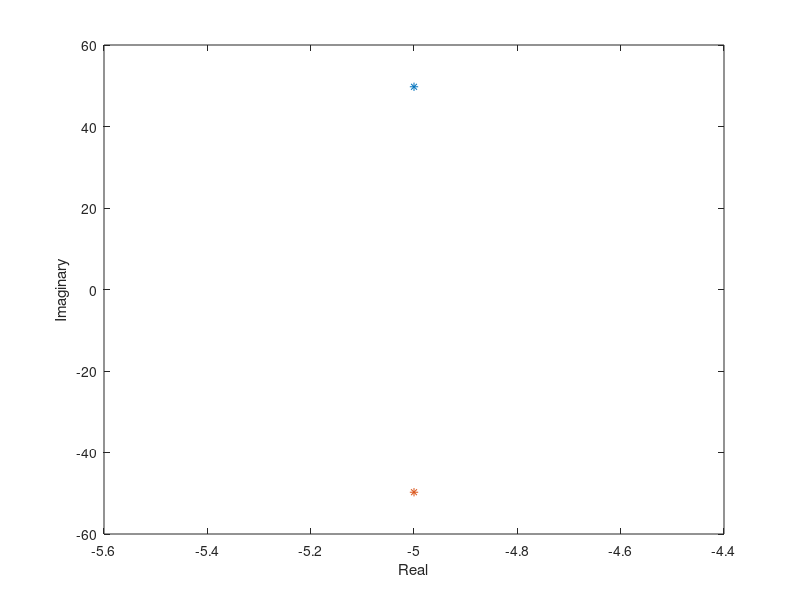

Here is the MATLAB script that generated this plot: (Note: this script raises an error after producing the figure.)
%1
a = [2500];
b = [1 10 2500];
[r, p, k] = residue(a, b)
figure(1)
plot(real(p(1)), imag(p(1)),'*')
hold on
plot(real(p(2)), imag(p(2)), '*')
xlabel("Real")
ylabel("Imaginary")
hold off

%3
syms s;
H = (2500)/(s*s + 10*s +2500);
h = ilaplace(H)

%4
c = [1 10 2500 0];
[R, P, K] = residue(a, c)
Y = (2500)/((s*s + 10*s +2500)*s);
y = ilaplace(Y)

%5
d = [1 10];
w = logspace(-1,5);
freqs(b, a, w)


